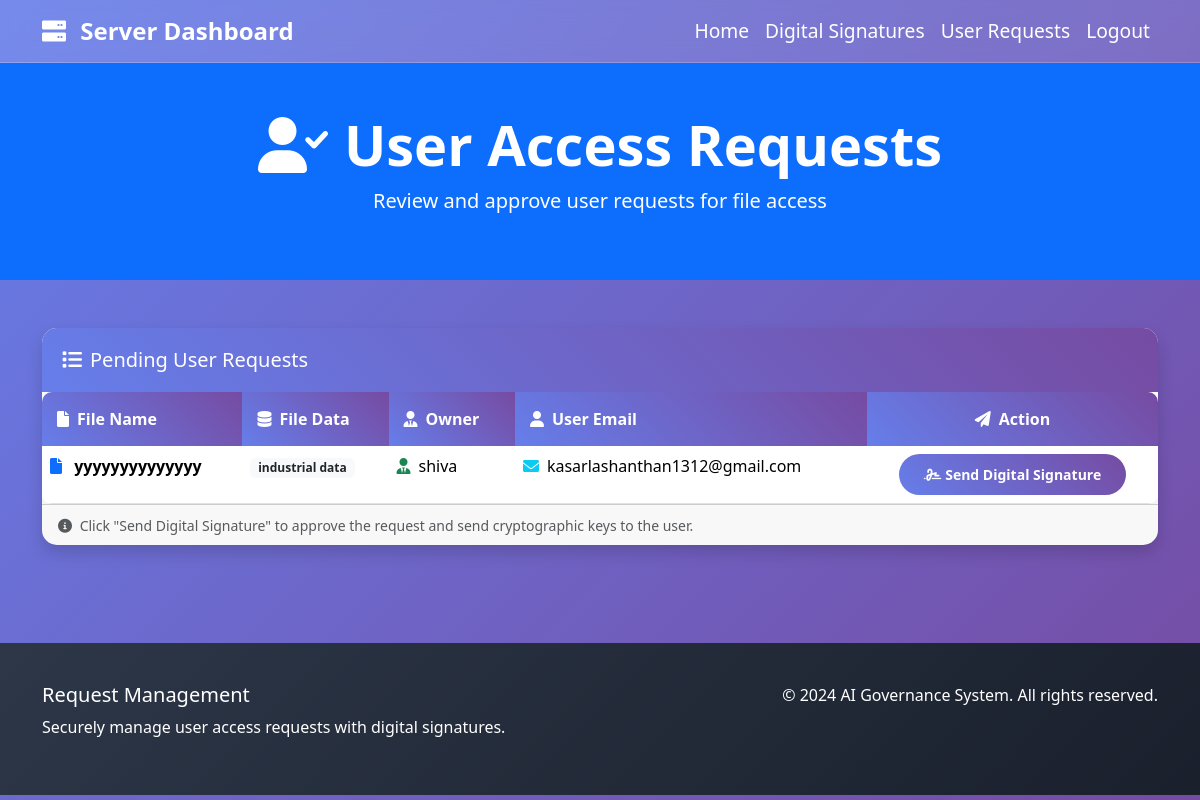
/vuserreq, run on the app's committed database.
### tables this page shows
CREATE TABLE "request" (
	`filename`	varchar(40) DEFAULT NULL,
	`data`	REAL,
	`owner`	varchar(40) DEFAULT NULL,
	`status`	varchar(40) DEFAULT NULL,
	`email`	varchar(40) DEFAULT NULL,
	`hsmsg`	REAL DEFAULT NULL
);

### app.py (the view)
@app.route("/vuserreq")
def owner_vuserreq():
    userrequest = user_request()
    return render_template("vuserreq.html",userreqdata = userrequest)

### database.py (called while the page is built)
def user_request():
    _conn = sqlite3.connect(user_db_file_location)
    _c = _conn.cursor()
    _c.execute("select filename,data,owner,email from request")
    result = _c.fetchall()
    _conn.commit()
    _conn.close()
    return result

### templates/vuserreq.html (shortened to what this page needs)
<!DOCTYPE html>
<html lang="en">
<head>
    <link href="https://cdn.jsdelivr.net/npm/bootstrap@5.3.3/dist/css/bootstrap.min.css" rel="stylesheet">
    <link rel="stylesheet" href="{{url_for('static', filename='custom.css')}}">
    <link href="https://cdnjs.cloudflare.com/ajax/libs/font-awesome/6.0.0/css/all.min.css" rel="stylesheet">
</head>
<body>
    <nav class="navbar navbar-expand-lg navbar-dark">
        <div class="container">
            <a class="navbar-brand" href="/shome">
                <i class="fas fa-server me-2"></i>
                Server Dashboard
            </a>
            <div class="collapse navbar-collapse" id="navbarNav">
                <ul class="navbar-nav ms-auto">
                    <li class="nav-item">
                        <a class="nav-link" href="/shome">Home</a>
                    </li>
                    <li class="nav-item">
                        <a class="nav-link" href="/sviewencfiles">Digital Signatures</a>
                    </li>
                    <li class="nav-item">
                        <a class="nav-link active" href="/vuserreq">User Requests</a>
                    </li>
                    <li class="nav-item">
                        <a class="nav-link" href="/logout">Logout</a>
                    </li>
                </ul>
            </div>
        </div>
    </nav>
    <section class="bg-primary text-white py-5">
        <div class="container">
            <div class="row">
                <div class="col-12 text-center">
                    <h1 class="display-4 fw-bold">
                        <i class="fas fa-user-check me-3"></i>User Access Requests
                    </h1>
                    <p class="lead">Review and approve user requests for file access</p>
                </div>
            </div>
        </div>
    </section>
    <section class="py-5">
        <div class="container">
            {% if userreqdata %}
                <div class="card shadow">
                    <div class="card-header bg-primary text-white">
                        <h5 class="mb-0">
                            <i class="fas fa-list me-2"></i>Pending User Requests
                        </h5>
                    </div>
                    <div class="card-body p-0">
                        <div class="table-responsive">
                            <table class="table table-hover mb-0">
                                <thead>
                                    <tr>
                                        <th>
                                            <i class="fas fa-file me-2"></i>File Name
                                        </th>
                                        <th>
                                            <i class="fas fa-database me-2"></i>File Data
                                        </th>
                                        <th>
                                            <i class="fas fa-user-tie me-2"></i>Owner
                                        </th>
                                        <th>
                                            <i class="fas fa-user me-2"></i>User Email
                                        </th>
                                        <th class="text-center">
                                            <i class="fas fa-paper-plane me-2"></i>Action
                                        </th>
                                    </tr>
                                </thead>
                                <tbody>
                                    {% for filename, data, owner, email in userreqdata %}
                                        <tr>
                                            <td>
                                                <i class="fas fa-file text-primary me-2"></i>
                                                <strong>{{ filename }}</strong>
                                            </td>
                                            <td>
                                                <span class="badge bg-light text-dark">{{ data[:50] }}{% if data|length > 50 %}...{% endif %}</span>
                                            </td>
                                            <td>
                                                <i class="fas fa-user-tie text-success me-2"></i>{{ owner }}
                                            </td>
                                            <td>
                                                <i class="fas fa-envelope text-info me-2"></i>{{ email }}
                                            </td>
                                            <td class="text-center">
                                                <a href="/response?filename={{ filename }}&data={{ data }}&owner={{ owner }}&email={{ email }}"
                                                   class="btn btn-primary btn-sm">
                                                    <i class="fas fa-signature me-1"></i>Send Digital Signature
                                                </a>
                                            </td>
                                        </tr>
                                    {% endfor %}
                                </tbody>
                            </table>
                        </div>
                    </div>
                    <div class="card-footer text-muted">
                        <small>
                            <i class="fas fa-info-circle me-1"></i>
                            Click "Send Digital Signature" to approve the request and send cryptographic keys to the user.
                        </small>
                    </div>
                </div>
            {% endif %}
        </div>
    </section>
    <footer class="footer">
        <div class="container">
            <div class="row">
                <div class="col-md-6">
                    <h5>Request Management</h5>
                    <p>Securely manage user access requests with digital signatures.</p>
                </div>
                <div class="col-md-6 text-md-end">
                    <p class="mb-0">© 2024 AI Governance System. All rights reserved.</p>
                </div>
            </div>
        </div>
    </footer>
</body>
</html>

### static/custom.css (style rules this page uses)
body { background: linear-gradient(135deg, #667eea 0%, #764ba2 100%); font-family: 'Segoe UI', Tahoma, Geneva, Verdana, sans-serif; min-height: 100vh; }
.navbar { background: rgba(255, 255, 255, 0.1); backdrop-filter: blur(10px); border-bottom: 1px solid rgba(255, 255, 255, 0.2); }
.navbar-brand { font-weight: bold; font-size: 1.5rem; color: white !important; }
.navbar-nav .nav-link { color: white !important; font-weight: 500; font-size: 1.2rem; transition: all 0.3s ease; }
.card { border: none; border-radius: 15px; box-shadow: 0 10px 30px rgba(0,0,0,0.1); transition: all 0.3s ease; overflow: hidden; }
.card-header { background: linear-gradient(45deg, #667eea, #764ba2); color: white; border: none; padding: 20px; }
.table { border-radius: 10px; overflow: hidden; box-shadow: 0 5px 15px rgba(0,0,0,0.1); }
.table thead th { background: linear-gradient(45deg, #667eea, #764ba2); color: white; border: none; padding: 15px; font-weight: 600; }
.table tbody tr { transition: all 0.3s ease; }
.btn-primary { background: linear-gradient(45deg, #667eea, #764ba2); border: none; border-radius: 25px; padding: 10px 25px; font-weight: 600; transition: all 0.3s ease; }
.footer { background: linear-gradient(135deg, #2d3748 0%, #1a202c 100%); color: white; padding: 40px 0; margin-top: 50px; }

### data on the page
request: filename "yyyyyyyyyyyyyy", data "industrial data", owner "shiva", email "kasarlashanthan1312@gmail.com"
